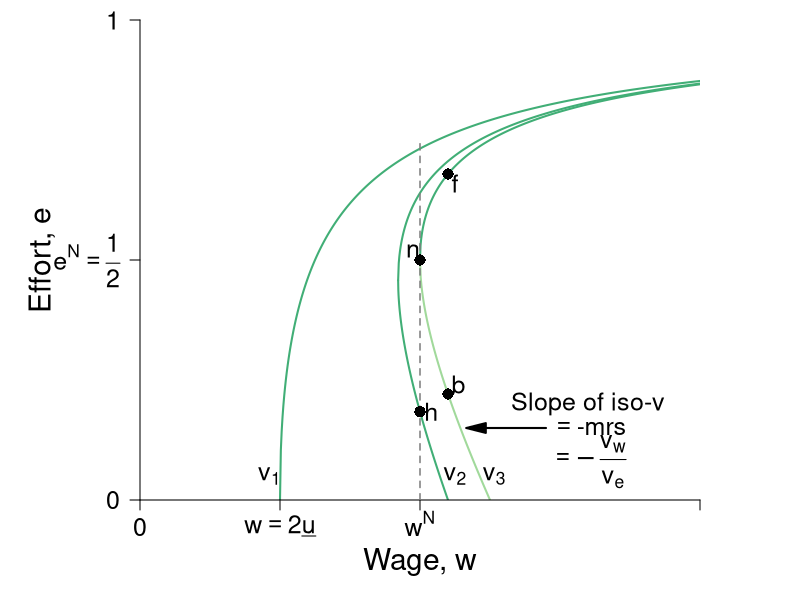

Here is the R script that generated this plot:
require(shape)
pdf(file = "employment/employment_brf_pc_leftpanel.pdf", width = 9, height = 7)

#Set parameters for graphics
axislabelsize <- 1.8
labelsize <- 1.5
namesize <- 1.8
annotatesize <- 1.5
graphlinewidth <- 2
segmentlinewidth <- 1.5

COL <- c("#7fc97f", "#beaed4", "#fdc086", "#ffff99", "#386cb0", "#f0027f", "#bf5b17", "#666666")
COLA <- c("#e0f3db", "#99d8c9","#66c2a4","#41ae76", "#238b45", "#005824")
COLB <- c("#c6dbef", "#4eb3d3", "#2b8cbe", "#0868ac","#084081")
COLC <- c("#fcfbfd", "#efedf5", "#dadaeb", "#bcbddc", "#9e9ac8", "#807dba", "#6a51a3", "#54278f", "#3f007d")
grays <- gray.colors(25, start = 1, end = 0)

#The equation is below when v = 0. See Wolfram Alpha output. 
isov <- function(w, delta = 5) {
}

isovhigh1 <- function(w, delta = 5, v = 5){
  (sqrt(w^2 - 4 * delta * v) - w + 2*v)/( 2 * v )
}

isovlow1 <- function(w, delta = 5, v = 5){
  (-sqrt(w^2 - 4 * delta * v) - w + 2*v)/( 2 * v )
}

isovhigh2 <- function(w, delta = 5, v = 15){
  (sqrt(w^2 - 4 * delta * v) - w + 2*v)/( 2 * v )
}

isovlow2 <- function(w, delta = 5, v = 15){
  (-sqrt(w^2 - 4 * delta * v) - w + 2*v)/( 2 * v )
}

isovhigh3 <- function(w, delta = 5, v = 20){
  (sqrt(w^2 - 4 * delta * v) - w + 2*v)/( 2 * v )
}

isovlow3 <- function(w, delta = 5, v = 20){
  (-sqrt(w^2 - 4 * delta * v) - w + 2*v)/( 2 * v )
}

brfFn <- function(w, delta = 5) {
  1 - (2*delta) /w
}

#This is evaluated for p = 12; q = 12/(8*sqrt(12^2 - 4*delta1*v1)) - 1/8 for the slope
#At p = 12; q = (-sqrt(12^2 - 4*v1*delta1) - 12 + 2*v1)/(2*v1) = 0.799
tangencyLine <- function(w){
  (w*(0.05))
}



COL <- c("#f7fcf5", "#e5f5e0", "#c7e9c0", "#a1d99b", "#74c476", "#41ab5d", "#238b45", "#005a32")
grays <- gray.colors(25, start = 1, end = 0)
par(mar =  c(5, 7, 1, 5))
xlims <- c(0, 40)
ylims <- c(0, 1)

plot(0, 0, xlim = xlims, ylim = ylims, type = "n",
     xlab = expression(paste("Wage, ", w)),
     ylab = expression(paste("")),
     xaxt = "n", 
     yaxt = "n", 
     cex.lab = axislabelsize, 
     lwd = 3,
     bty = "n", 
     xaxs="i", 
     yaxs="i")


npts <- 500 
npts2 <- 501
#Specify the sequences of points for graphing. 
xx0 <- seq(5, xlims[2], length.out = npts)
xx1 <- seq(10, xlims[2], length.out = npts)
xx2 <- seq(5, 15, length.out = npts)
xx3 <- seq(10, xlims[2], length.out = npts2)
xx4 <- seq(xlims[1], 10, length.out = npts2)
#For below, I solved sqrt(p^2 - 200) - p + 200/p = 0, getting p = 10*sqrt(2) = 14.14214
xx5 <- seq( 18.43909, xlims[2], length.out = npts2)
xx6 <- seq( 18.43909, 25, length.out = npts2)
xx7 <- seq(20, xlims[2], length.out = npts2)
xx8 <- seq(xlims[1], 25, length.out = npts2)

text(-7,0.5*ylims[2], expression(paste("Effort, ", e)), xpd = TRUE, cex = axislabelsize, srt = 90) 


#Draw the lines for the graphs
#lines(xx0, isov(xx0, delta = 5), col = COL[3], lwd = graphlinewidth)
#lines(xx1, brfFn(xx1), col = "#beaed4", lwd = graphlinewidth)
#lines(xx2, tangencyLine(xx2), col = "darkgrey", lwd = 3, lty = 2)
lines(xx3, isovhigh1(xx3, v = 5, delta = 5), col = COLA[4], lwd = graphlinewidth)
lines(xx4, isovlow1(xx4, v = 5, delta = 5), col = COLA[4], lwd = graphlinewidth)
lines(xx5, isovhigh2(xx5, v = 17, delta = 5), col = COLA[4], lwd = graphlinewidth)
lines(xx6, isovlow2(xx6, v = 17, delta = 5), col = COLA[4], lwd = graphlinewidth)
lines(xx7, isovhigh3(xx7, v = 20, delta = 5), col = COLA[4], lwd = graphlinewidth)
lines(xx8, isovlow3(xx8, v = 20, delta = 5), col = COL[4], lwd = graphlinewidth)

#Customize ticks and labels for the plot
ticksy <- c(0, NA, 0.5, 1)
#ylabels <- c(0, expression(paste(frac(1,2))), 1)
ylabels <- c(0, NA, expression(paste(e^N == frac(1,2))), 1)
ticksx <- c(0, 10, NA, 20, 40)
xlabels <- c(0, expression(paste(w == 2, underline(u))), NA, expression(paste(w^N)) , NA)
#ticksx <- c(0, 10, 18.4, 20, 40)
#xlabels <- c(0, expression(paste(w == 2, underline(u))), expression(paste(w^g)), expression(paste(w^N)) , NA)
axis(1, at = ticksx, pos = 0, labels = xlabels, cex.axis = labelsize)
axis(2, at = ticksy, pos = 0, labels = ylabels, las = 1,cex.axis = labelsize)

#Annotation of the three graphs and the NE
text(9.25, 0.05, expression(paste(v[1])),cex = labelsize, xpd = TRUE)
text(22.5, 0.05, expression(paste(v[2])),cex = labelsize, xpd = TRUE)
text(25.3, 0.05, expression(paste(v[3])),cex = labelsize, xpd = TRUE)
#text(37.5, 0.66, expression(paste("Employee's ICC, or")),cex = labelsize,xpd = TRUE)
#text(37.5, 0.61, expression(paste("Best-response function")),cex = labelsize,xpd = TRUE)
#text(37.5, 0.56, expression(paste(e(w))),cex = labelsize,xpd = TRUE)

#Lines for the coordinates of the Nash equilbrium
#segments(5, 0, 5, 1, lty = 2, col = "darkgray", lwd = 3)
#segments(10, 0, 10, 0.2, lty = 2, col = grays[20], lwd = segmentlinewidth)
segments(20, 0, 20, 0.75, lty = 2, col = grays[20], lwd = segmentlinewidth)
#segments(0, 0.5, 20, 0.5, lty = 2, col = grays[20], lwd = segmentlinewidth)
#segments(14.14214, 0.15, 14.14214, 0.45, lty = 2, col = "darkgray", lwd = 3)
text(19.5, 0.52, expression(n), cex = labelsize)
#text(27, 0.48, expression(paste("Incomplete contract")), cex = labelsize)
#text(27, 0.43, expression(paste("Nash equilibrium")), cex = labelsize)


#Arrows and slope of iso-v label
Arrows(29, 0.15, 24, 0.15,  col = "black", lty = 1, lwd = 2, arr.type = "triangle")
text(32, 0.2, expression(paste("Slope of iso-v")), cex = labelsize)
text(32.3, 0.15, expression(paste(phantom() == "-mrs ")), cex = labelsize)
text(32, 0.08, expression(paste(phantom() == -frac(v[w], v[e]))),cex = labelsize)



#Add a point for the NE
points(20, 0.5, pch = 16, col = "black", cex = 1.5)


#segments(18.4, 0, 18.4, 0.75, lty = 2, col = grays[20], lwd = segmentlinewidth)
#segments(0, brfFn(w = 18.4), 18.4, brfFn(w = 18.4), lty = 2, col = grays[20], lwd = segmentlinewidth)
#points(18.4, brfFn(w = 18.4), pch = 16, col = "black", cex = 1.5)
#text(17.5, brfFn(18.4) + 0.02, expression(g), cex = labelsize)



#Add a point for h
#Figure out q for p = 14.14214: q = 1 - 2delta/p = 1 - (2*5)/14.14214 =  0.2928934
points(20, 0.1839422, pch = 16, col = "black", cex = 1.5)
text(20.8, 0.1839422, expression(h), cex = labelsize)

points(22, isovhigh3(22, v = 20, delta = 5), pch = 16, col = "black", cex = 1.5)
text(22 + 0.5, isovhigh3(22, v = 20, delta = 5) - 0.02, expression(f),cex = labelsize)
points(22, isovlow3(22, v = 20, delta = 5), pch = 16, col = "black", cex = 1.5)
text(22 + 0.75, isovlow3(22, v = 20, delta = 5) + 0.02, expression(b),cex = labelsize)


dev.off()
